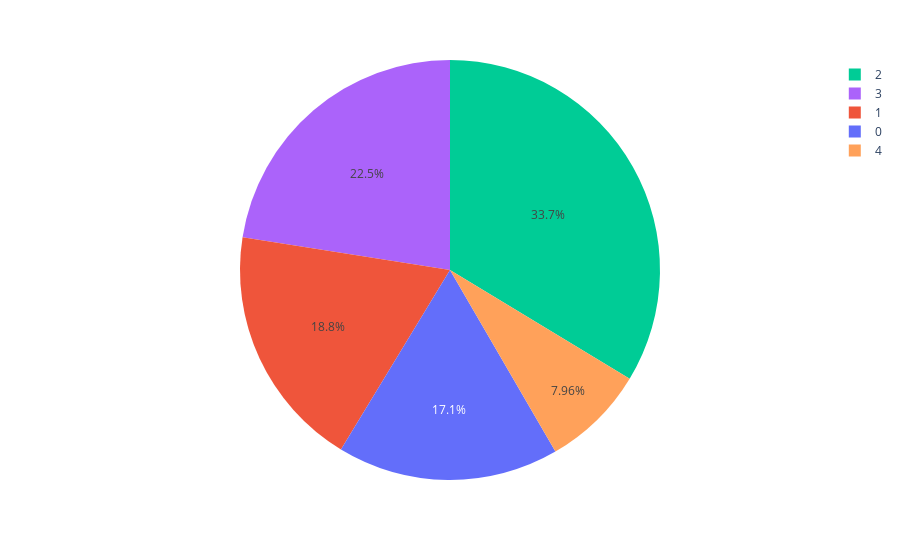

Write notebook code for a chart like this one.
### Code cell
pie=clusters.groupby('label').size().reset_index()
pie.columns=['label','value']
px.pie(pie,values='value',names='label',color=['blue','red','green','purpal','orange'])

### Figure 1 — Plotly figure (JSON) as saved in the notebook; plotly's stock layout.template omitted (floating-point values rounded to 4 significant figures)
{"data": [{"customdata": [["blue"], ["red"], ["green"], ["purpal"], ["orange"]], "domain": {"x": [0, 1], "y": [0, 1]}, "hovertemplate": "label=%{label}<br>value=%{value}<br>color=%{customdata[0]}<extra></extra>", "labels": [0, 1, 2, 3, 4], "legendgroup": "", "marker": {"colors": ["#636efa", "#EF553B", "#00cc96", "#ab63fa", "#FFA15A"]}, "name": "", "showlegend": true, "type": "pie", "values": [482, 531, 951, 636, 225]}], "layout": {"legend": {"tracegroupgap": 0}, "margin": {"t": 60}}}
